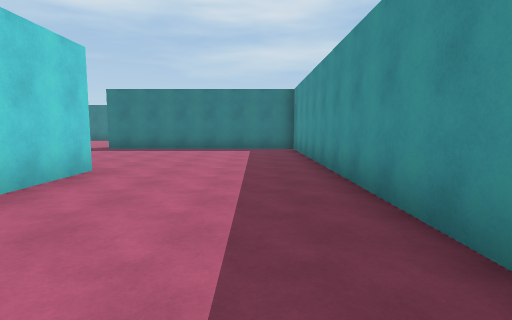
[1] (above)

24 first-person views from a walk through a Unity game level. The camera is 1.5 m above the floor, tilts 6° down and sees 80° across. The floor is counted in squares, 2 m on a side. Each view is taken from the middle of a square. On the plan, view 1 faces up. The plan holds only what a view shows up to about 10 squares ahead; the rest is blank. The place goes on beyond the plan. The player character is not drawn. Some animated figures are not drawn.

[2]
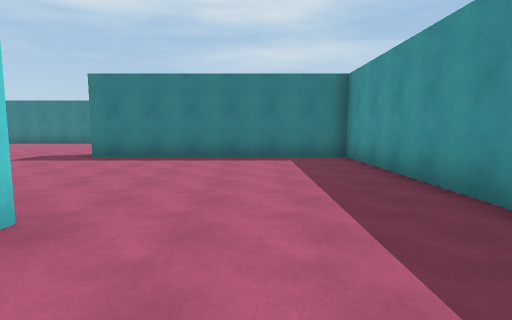

[3]
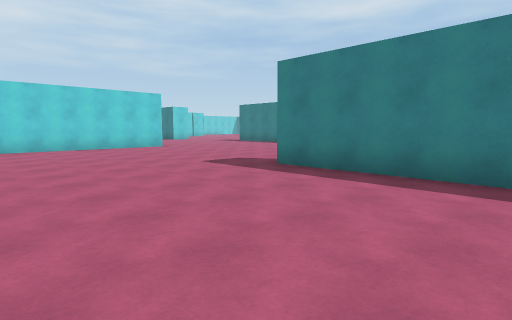

[4]
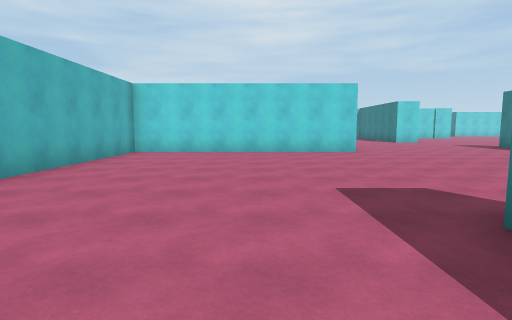

[5]
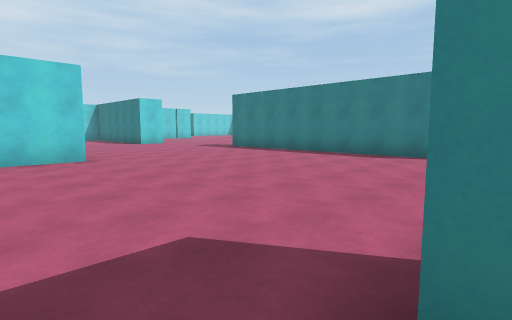

[6]
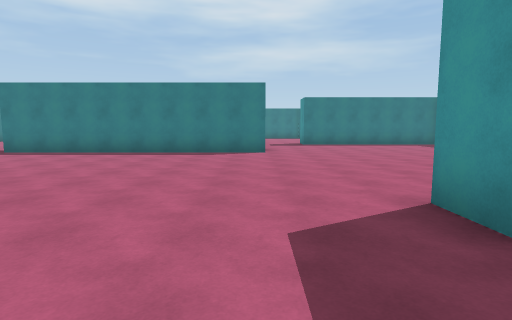

[7]
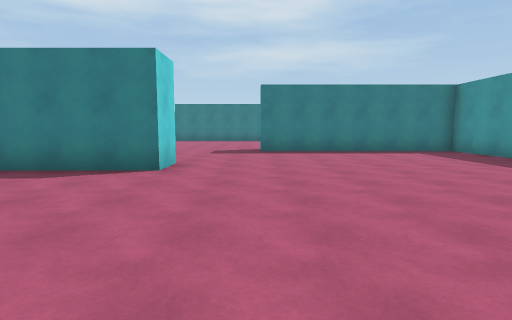

[8]
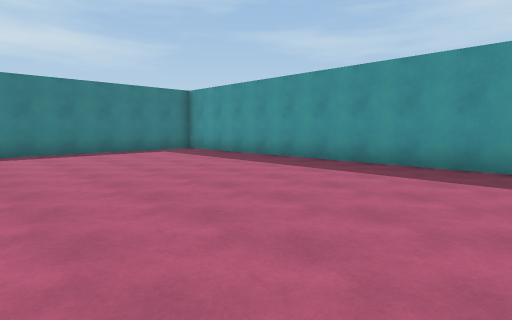

[9]
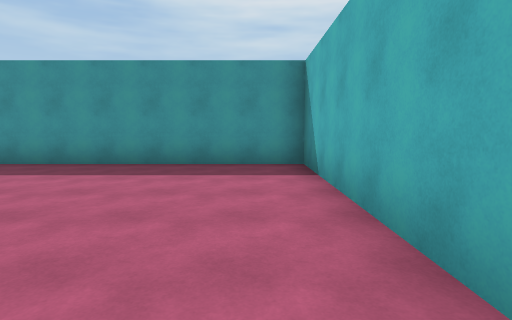

[10]
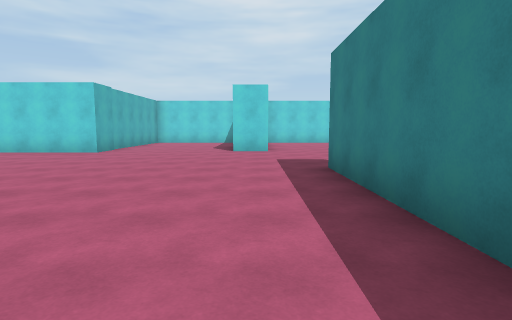

[11]
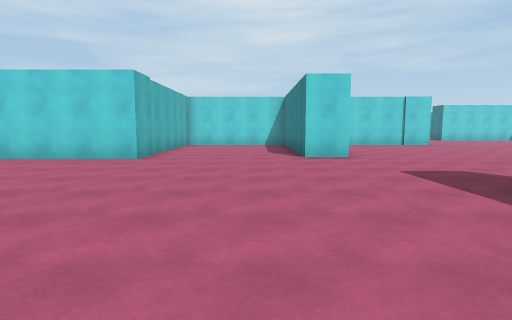

[12]
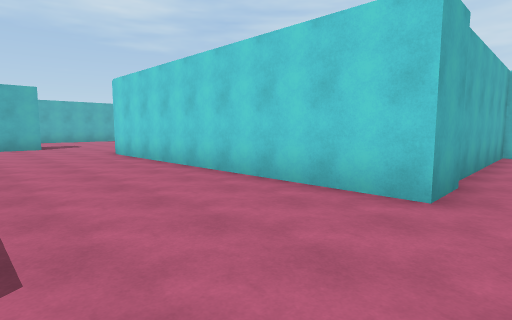

[13]
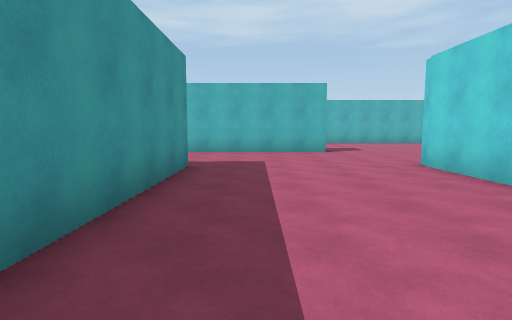

[14]
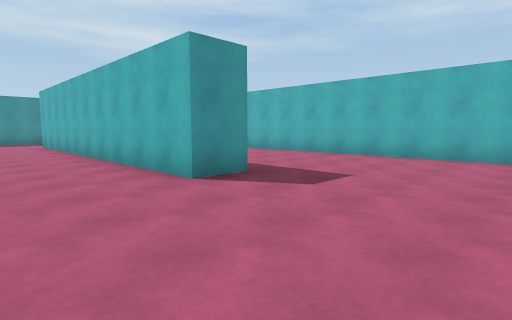

[15]
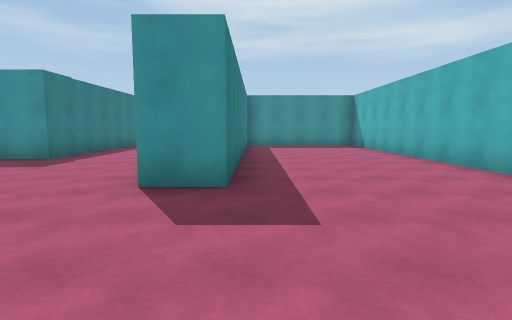

[16]
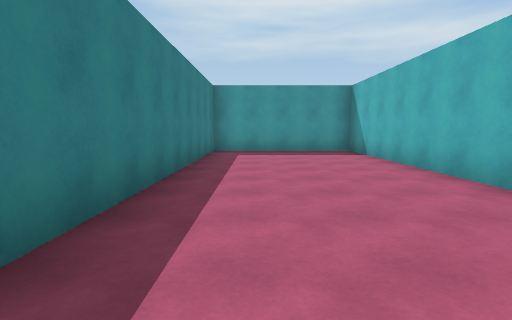

[17]
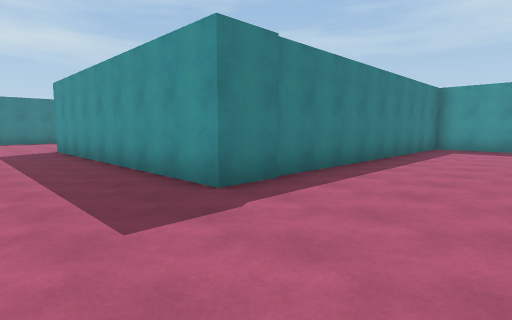

[18]
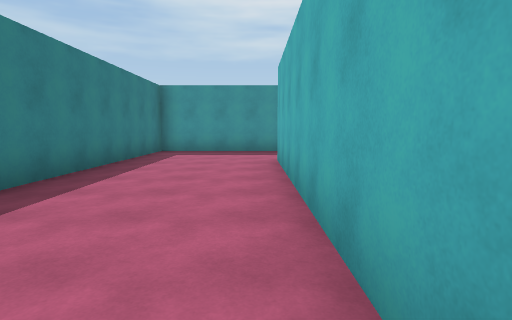

[19]
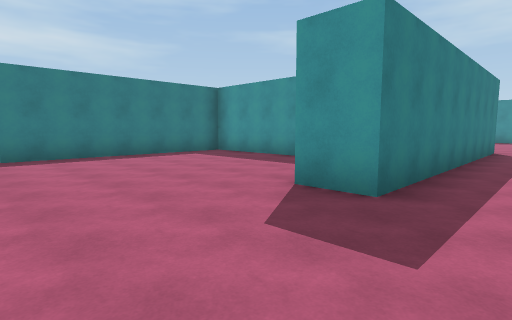

[20]
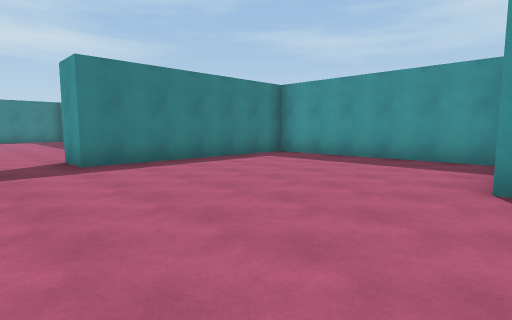

[21]
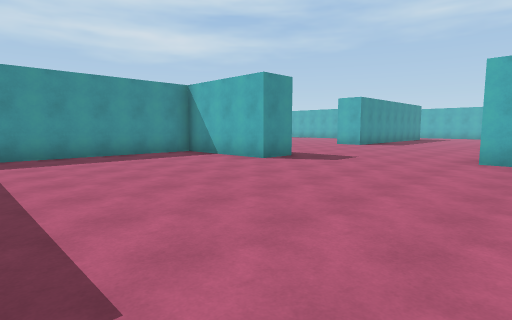

[22]
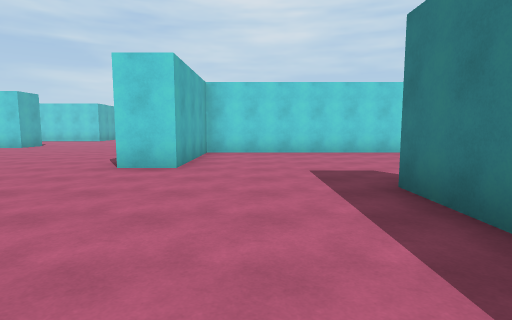

[23]
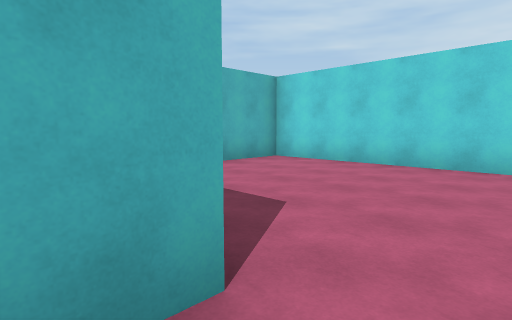

[24]
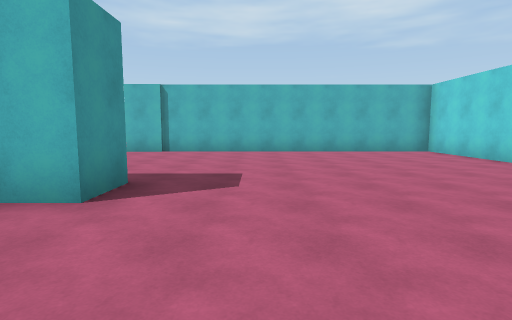

### Floor plan
Points are (right, up) in squares from view 1. A wall is a line through its corners. A room is listed if a view was taken in it or the views show most of it. See-through windows are left out.
Room 1 (views 1, 2, 3, 4, 5, 6, 7, 8, 9, 10, 11, 12, 13, 14, 15, 16, 17, 18, 19, 20, 21, 22, 23, 24)
walls: (-12.5, 12.2) (-12.5, 5.2) (-2.9, 5.2) (-2.9, 3.4); (-18.3, 12.2) (-18.3, 3.6); (-4, 0.2) (-4, 4.1) (-13.7, 4.1) (-13.7, 12.1); (-21.5, 12) (-18.2, 12); (-19.4, 17.4) (-18.8, 17.4) (-18.8, 16.3) (-21, 16.3); (1.3, 1.5) (1.3, 10.9) (-5.2, 10.9) (-5.2, 12) (1.3, 12) (1.3, 22.8) (-4.9, 22.8); (-4.9, 23.9) (-4, 23.9); (-10.3, 25.5) (-10.3, 19.5) (-6.7, 19.5) (-6.7, 18.4) (-14.8, 18.4) (-14.8, 19.5) (-11.4, 19.5) (-11.4, 25.4) (-12.1, 25.4); (-20.4, -5.1) (-8, -5.1) (-8, -0.6) (-17.2, -0.6) (-17.2, 0.5) (-7, 0.5)

Where each view was taken, in squares from view 1:
view 1: 0 up, 0 right, facing up
view 2: 3 up, 1 left, facing up
view 3: 6 up, 1 left, facing up-left
view 4: 9 up, 3 left, facing left
view 5: 10 up, 5 left, facing up-left
view 6: 9 up, 7 left, facing up
view 7: 13 up, 5 left, facing up
view 8: 13 up, 5 left, facing up-right
view 9: 13 up, 5 left, facing right
view 10: 17 up, 9 left, facing left
view 11: 15 up, 11 left, facing left
view 12: 13 up, 15 left, facing down-left
view 13: 10 up, 15 left, facing down
view 14: 3 up, 21 left, facing down-right
view 15: 1 down, 21 left, facing right
view 16: 2 down, 18 left, facing right
view 17: 1 up, 16 left, facing up-right
view 18: 1 up, 14 left, facing right
view 19: 17 up, 18 left, facing up-right
view 20: 19 up, 19 left, facing up-right
view 21: 25 up, 20 left, facing down-right
view 22: 21 up, 1 left, facing left
view 23: 25 up, 4 left, facing down-left
view 24: 15 up, 7 left, facing down
